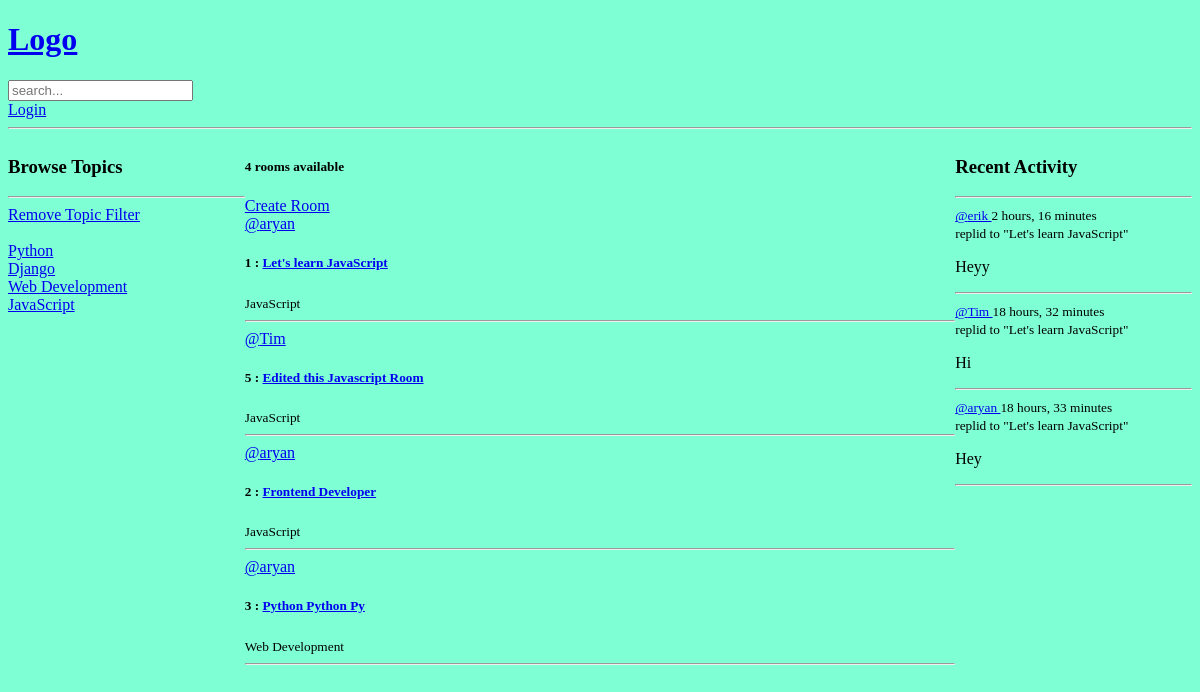
Before: / with the older database file.
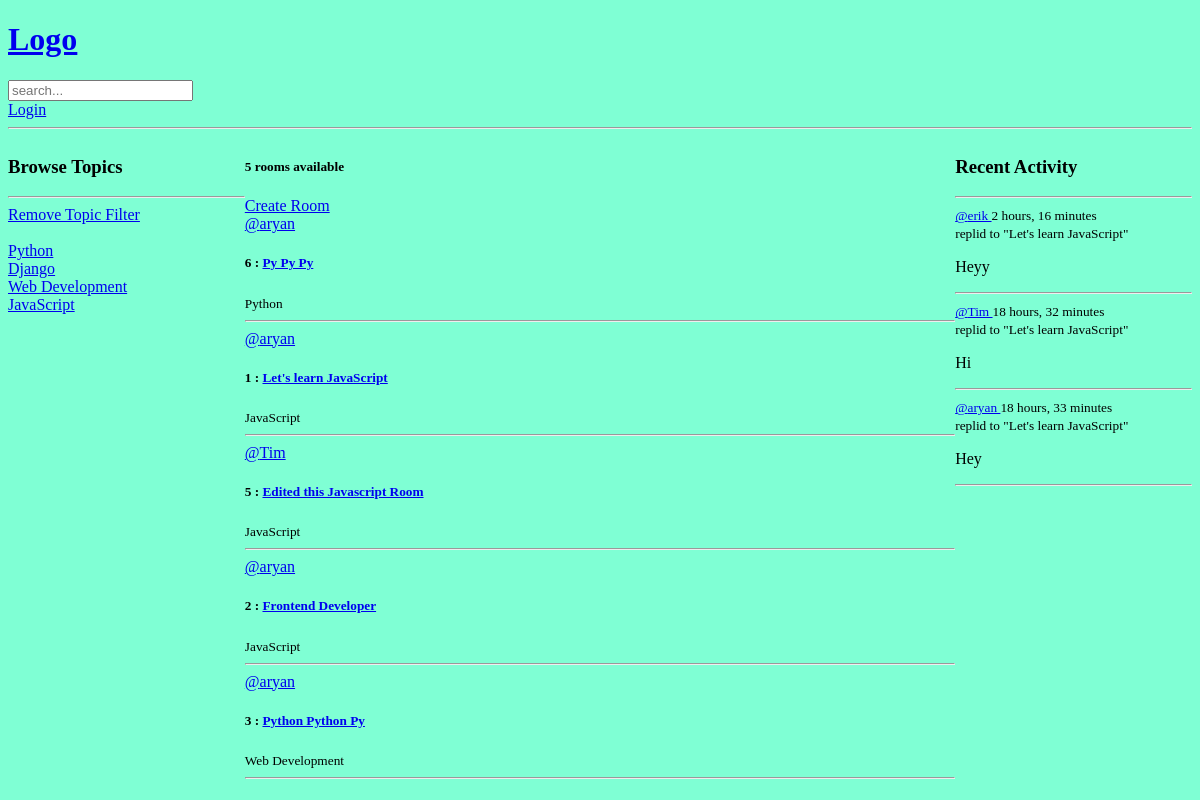
After: the same page with the newer database file.
### base/models.py (models this page shows, shortened)
class Topic(models.Model):
    name = models.CharField(max_length=200)

class Room(models.Model):
    host = models.ForeignKey(User, on_delete=models.SET_NULL, null=True)
    topic = models.ForeignKey(Topic, on_delete=models.SET_NULL, null=True)
    name = models.CharField(max_length=200)
    description = models.TextField(null=True, blank=True)
    participants = models.ManyToManyField(User, related_name='participants', blank=True)
    updated = models.DateTimeField(auto_now=True)       # Updated on every updation
    created = models.DateTimeField(auto_now_add=True)   # Only updated when created
    class Meta:
        ordering = ['-updated', '-created']
    def __str__(self):
        return self.name

class Message(models.Model):
    user = models.ForeignKey(User, on_delete=models.CASCADE)
    room = models.ForeignKey(Room, on_delete=models.CASCADE)
    body = models.TextField()
    updated = models.DateTimeField(auto_now=True)       # Updated on every updation
    created = models.DateTimeField(auto_now_add=True)   # Only updated when created
    class Meta:
        ordering = ['-updated', '-created']
    def __str__(self):
        return self.body[0:50]     #* Only the first 50 characters in the preview of message

### base/views.py (the view)
# urls.py: path('', views.home, name="home"),
def home(request):
    q = request.GET.get('q') if request.GET.get('q') != None else ''
    rooms = Room.objects.filter(
        Q(topic__name__icontains=q) |
        Q(name__icontains=q) |
        Q(description__icontains=q)
    )       # topic, name and description: All three are fields in the Room model
    topics = Topic.objects.all()
    room_count = rooms.count()
    room_messages = Message.objects.filter(
        Q(room__topic__name__icontains=q)
    )
    context = {'rooms': rooms, 'topics': topics, 'room_count': room_count, 'room_messages': room_messages}
    return render(request, 'base/home.html', context)

### base/templates/base/home.html (shortened to what this page needs)
{% extends 'main.html' %}
{% block content %}
<div class="home-container">
    <div>
        {% include 'base/topics_component.html' %}
    </div>
    <div>
        <h5>{{room_count}} rooms available</h5>
        <a href="{% url 'create-room' %}">Create Room</a>
        <div>
            {% include 'base/feed_component.html' %}
        </div>
    </div>
    <div>
        {% include 'base/activity_component.html' %}
    </div>
</div>
{% endblock content %}

### base/templates/base/topics_component.html
<h3>Browse Topics</h3>
<hr>
<div>
    <a href="{% url 'home' %}">Remove Topic Filter</a>
    <br><br>
</div>
{% for topic in topics %}
    <div>
        <a href="{% url 'home' %}?q={{topic.name}}"> {{topic.name}} </a>
    </div>
{% endfor %}

### base/templates/base/feed_component.html (shortened to what this page needs)
{% for room in rooms %}
<div>
    <a href="{% url 'user-profile' room.host.id %}"> @{{room.host.username}} </a>
    <h5>  {{ room.id }} : <a href= "{% url 'room' room.id %}" > {{ room.name }} </a> </h5>
    <small>{{room.topic.name}}</small>
    <hr>
</div>
{% endfor %}

### base/templates/base/activity_component.html (shortened to what this page needs)
<h3>Recent Activity</h3>
        <hr>
        {% for message in room_messages %}
            <div>
                <small><a href="{% url 'user-profile' message.user.id %}"> @{{message.user}} </a> {{message.created | timesince}}</small>
                <br>
                <small>replid to "{{message.room}}"</small>
                <p>{{message}}</p>
                <hr>
            </div>
        {% endfor %}

Changed rows visible on the page:
added Room: host.username "aryan", id "6", name "Py Py Py", topic.name "Python"
Other visible differences:
{{ room_count }}: "4" → "5"
